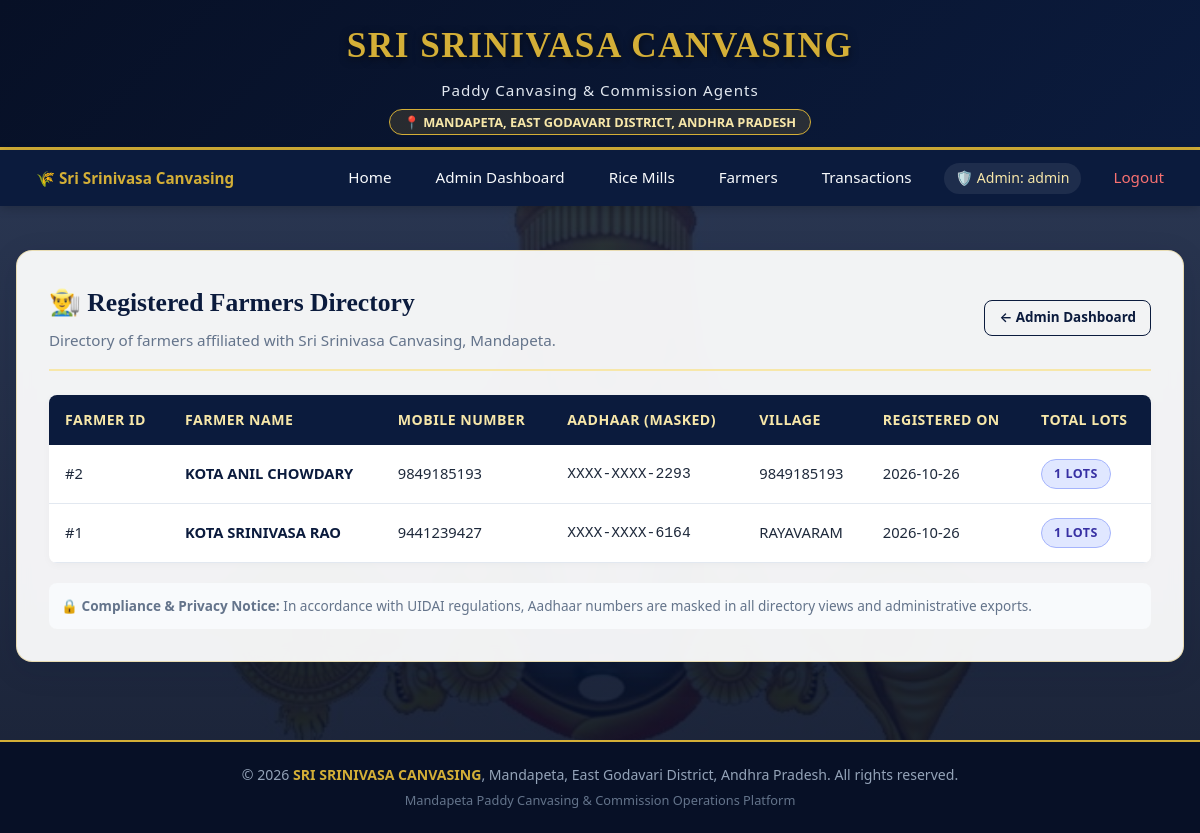
Page /admin/farmers (signed in) on the committed database.
### tables this page shows
CREATE TABLE farmers(
                id INTEGER PRIMARY KEY AUTOINCREMENT,
                name TEXT,
                mobile TEXT UNIQUE,
                aadhaar TEXT,
                village TEXT,
                password TEXT,
                password_hash TEXT,
                created_at TEXT
            );

### app.py (the view)
@app.route("/admin/farmers")
@auth.admin_required
def admin_farmers():
    farmers = db.query_db(
        """
        SELECT f.*, COUNT(t.id) AS tx_count
        FROM farmers f
        LEFT JOIN transactions t ON f.id = t.farmer_id
        GROUP BY f.id
        ORDER BY f.id DESC
        """
    )
    return render_template("admin_farmers.html", farmers=farmers)

### app.py (called while the page is built)
@app.context_processor
def inject_global_data():
    return {
        "business_name": "SRI SRINIVASA CANVASING",
        "business_location": "Mandapeta, East Godavari District, Andhra Pradesh",
        "business_address": "Main Road, Mandapeta, East Godavari District, AP - 533308",
        "current_year": datetime.datetime.now().year,
        "csrf_token": auth.generate_csrf_token,
        "mask_aadhaar": auth.mask_aadhaar,
        "mask_mobile": auth.mask_mobile,
    }

### auth.py (called while the page is built)
def mask_aadhaar(aadhaar: str) -> str:
    if not aadhaar:
        return ""
    clean = re.sub(r"\D", "", str(aadhaar))
    if len(clean) >= 4:
        last4 = clean[-4:]
        return f"XXXX-XXXX-{last4}"
    return "XXXX-XXXX-XXXX"

def admin_required(f):
    @wraps(f)
    def decorated_function(*args, **kwargs):
        if not session.get("user_id") or session.get("role") != "admin":
            flash("Administrator authentication required.", "danger")
            return redirect(url_for("admin_login"))
        return f(*args, **kwargs)
    return decorated_function

### db.py (called while the page is built)
def is_postgres():
    return bool(DATABASE_URL and DATABASE_URL.startswith(("postgres://", "postgresql://")))

def get_db():
    if is_postgres():
        import psycopg2
        import psycopg2.extras
        url = DATABASE_URL
        if url.startswith("postgres://"):
            url = url.replace("postgres://", "postgresql://", 1)
        conn = psycopg2.connect(url, cursor_factory=psycopg2.extras.DictCursor)
        conn.autocommit = False
        return conn
    else:
        db_path = os.environ.get("SQLITE_PATH", DEFAULT_SQLITE_PATH)
        conn = sqlite3.connect(db_path)
        conn.row_factory = sqlite3.Row
        conn.execute("PRAGMA foreign_keys = ON")
        return conn

### templates/admin_farmers.html (shortened to what this page needs)
{% extends "base.html" %}
{% block content %}
<div class="content-card">
    <div class="card-header-styled">
        <div>
            <h2 class="card-title">👨‍🌾 Registered Farmers Directory</h2>
            <div style="color: var(--text-muted); font-size: 0.95rem; margin-top: 4px;">
                Directory of farmers affiliated with Sri Srinivasa Canvasing, Mandapeta.
            </div>
        </div>
        <div style="display: flex; gap: 8px;">
            <a href="{{ url_for('admin_dashboard') }}" class="btn btn-outline btn-sm">
                &larr; Admin Dashboard
            </a>
        </div>
    </div>
    {% if farmers %}
        <div class="table-responsive">
            <table class="custom-table">
                <thead>
                    <tr>
                        <th>Farmer ID</th>
                        <th>Farmer Name</th>
                        <th>Mobile Number</th>
                        <th>Aadhaar (Masked)</th>
                        <th>Village</th>
                        <th>Registered On</th>
                        <th>Total Lots</th>
                    </tr>
                </thead>
                <tbody>
                    {% for f in farmers %}
                        <tr>
                            <td>#{{ f['id'] }}</td>
                            <td><strong style="color: var(--primary-blue);">{{ f['name'] }}</strong></td>
                            <td>{{ f['mobile'] }}</td>
                            <td><code>{{ mask_aadhaar(f['aadhaar']) }}</code></td>
                            <td>{{ f['village'] }}</td>
                            <td>{{ f['created_at'][:10] if f['created_at'] else 'N/A' }}</td>
                            <td>
                                <span class="badge badge-active">{{ f['tx_count'] or 0 }} lots</span>
                            </td>
                        </tr>
                    {% endfor %}
                </tbody>
            </table>
        </div>
    {% else %}
        <div style="text-align: center; padding: 40px; background: #FFFFFF; border-radius: var(--border-radius-md); border: 1px dashed #CBD5E1;">
            <p style="color: var(--text-muted); font-size: 1.05rem;">
                No farmers registered yet.
            </p>
        </div>
    {% endif %}
    <div style="margin-top: 20px; font-size: 0.85rem; color: var(--text-muted); padding: 12px; background: #F8FAFC; border-radius: var(--border-radius-sm);">
        🔒 <strong>Compliance & Privacy Notice:</strong> In accordance with UIDAI regulations, Aadhaar numbers are masked in all directory views and administrative exports.
    </div>
</div>
{% endblock %}

### static/css/style.css (style rules this page uses)
:root { --primary-blue: #0B1B3D; --secondary-blue: #152E5E; --navy-dark: #071026; --gold-primary: #D4AF37; --gold-hover: #B8860B; --gold-light: #F7E7A9; --gold-border: #E5C158; --cream-bg: #FDFBF7; --text-dark: #1E293B; --text-muted: #64748B; --card-bg: rgba(255, 255, 255, 0.94); --border-radius-sm: 8px; --border-radius-md: 12px; --border-radius-lg: 16px; --shadow-soft: 0 8px 30px rgba(11, 27, 61, 0.12); --shadow-hover: 0 14px 40px rgba(11, 27, 61, 0.20); --status-pending: #D97706; --status-approved: #16A34A; --status-rejected: #DC2626; }
* { margin: 0; padding: 0; box-sizing: border-box; }
body { font-family: 'Segoe UI', -apple-system, BlinkMacSystemFont, Roboto, Oxygen, Ubuntu, Cantarell, sans-serif; color: var(--text-dark); line-height: 1.6; min-height: 100vh; display: flex; flex-direction: column; background: linear-gradient(rgba(11, 27, 61, 0.85), rgba(7, 16, 38, 0.92)), url('/static/balaji.jpg') center center fixed no-repeat; background-size: cover; }
a { color: var(--primary-blue); text-decoration: none; transition: all 0.2s ease; }
.content-card { background: var(--card-bg); backdrop-filter: blur(8px); -webkit-backdrop-filter: blur(8px); border-radius: var(--border-radius-lg); box-shadow: var(--shadow-soft); border: 1px solid rgba(212, 175, 55, 0.35); padding: 32px; margin-bottom: 28px; transition: transform 0.2s ease, box-shadow 0.2s ease; }
.card-header-styled { display: flex; justify-content: space-between; align-items: center; border-bottom: 2px solid var(--gold-light); padding-bottom: 16px; margin-bottom: 24px; flex-wrap: wrap; gap: 12px; }
.card-title { font-family: 'Georgia', serif; color: var(--primary-blue); font-size: 1.6rem; font-weight: 700; }
.btn { display: inline-flex; align-items: center; justify-content: center; gap: 8px; padding: 10px 22px; font-size: 0.95rem; font-weight: 600; border-radius: var(--border-radius-sm); cursor: pointer; transition: all 0.2s ease; border: none; text-align: center; }
.btn-outline { background: transparent; color: var(--primary-blue); border: 1.5px solid var(--primary-blue); }
.btn-sm { padding: 6px 14px; font-size: 0.84rem; }
.table-responsive { width: 100%; overflow-x: auto; margin: 16px 0; border-radius: var(--border-radius-sm); box-shadow: 0 2px 8px rgba(0,0,0,0.03); }
.custom-table { width: 100%; border-collapse: collapse; background: #FFFFFF; text-align: left; }
.custom-table th { background: var(--primary-blue); color: var(--gold-light); font-weight: 600; font-size: 0.88rem; padding: 14px 16px; text-transform: uppercase; letter-spacing: 0.5px; white-space: nowrap; }
.custom-table td { padding: 14px 16px; border-bottom: 1px solid #E2E8F0; font-size: 0.92rem; color: var(--text-dark); }
.badge { display: inline-block; padding: 4px 12px; font-size: 0.78rem; font-weight: 700; border-radius: 20px; text-transform: uppercase; letter-spacing: 0.5px; }
.badge-active { background-color: #E0E7FF; color: #3730A3; border: 1px solid #A5B4FC; }

### static/css/print.css (style rules this page uses)
* { -webkit-print-color-adjust: exact !important; print-color-adjust: exact !important; }
body { background: #FFFFFF !important; color: #111827 !important; font-family: 'Times New Roman', Times, serif; font-size: 11pt; line-height: 1.4; padding: 0 !important; margin: 0 !important; }
.no-print, .navbar, .header-top, .footer, .btn, .flash-container, .nav-links, .card-header-styled .btn, .alert { display: none !important; }
.content-card { background: #FFFFFF !important; box-shadow: none !important; border: none !important; padding: 0 !important; margin: 0 !important; }

### rows in the picture
farmers: id "2", name "KOTA ANIL CHOWDARY", mobile "9849185193", aadhaar "XXXX-XXXX-2293", village "9849185193", created_at "2026-10-26", f "1"
farmers: id "1", name "KOTA SRINIVASA RAO", mobile "9441239427", aadhaar "XXXX-XXXX-6164", village "RAYAVARAM", created_at "2026-10-26"

### other values in the picture
{{ business_name }} "SRI SRINIVASA CANVASING"
{{ business_location }} "MANDAPETA, EAST GODAVARI DISTRICT, ANDHRA PRADESH"
{{ session.get('username', 'Admin') }} "admin"
{{ business_location }} "Mandapeta, East Godavari District, Andhra Pradesh"
